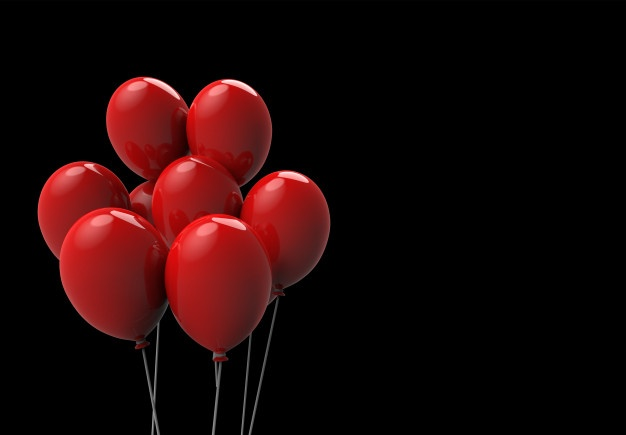
#> input picture Balloon.jpg, 626 x 435 px
$ python 'OpenCV Threshold and Blur.py'
#> lines starting #> are read from the running program, lines starting #| are printed output that depends on the picture; after the words box and inside, x2 and y2 are one past the last pixel; in counts of white or black regions, pixels touching at a corner belong together
# Librareis
import numpy as np
from cv2 import cv2
from matplotlib import pyplot as plt
# Font
font = cv2.FONT_HERSHEY_SIMPLEX


#______________________________________________________________
#----------------Setting Window----------------------------------

cv2.namedWindow('Setting') # Creat a window named Setting
Setting_Background = np.zeros((300,700,3), np.uint8) # create a black image
Setting_Background[:] = [255,255,255] # Change the color of image to white


#----------------Description Window----------------------------------
cv2.namedWindow('Description') # Creat a windows named Setting
Description_Background = np.zeros((400,1000,3), np.uint8) # create a black image
Description_Background[:] = [255,255,255] # Change the color of image to white


#----------------Receiving Images----------------------------------
#Our Images
img1 = cv2.imread('Balloon.jpg')# inside parantesies put the location of image
#> img1 is the input picture: shape (435, 626, 3); mean B, G, R 7.2, 7.3, 30
img2 = cv2.imread('bird1.jpg')# if they are in the same file as the code only write the name
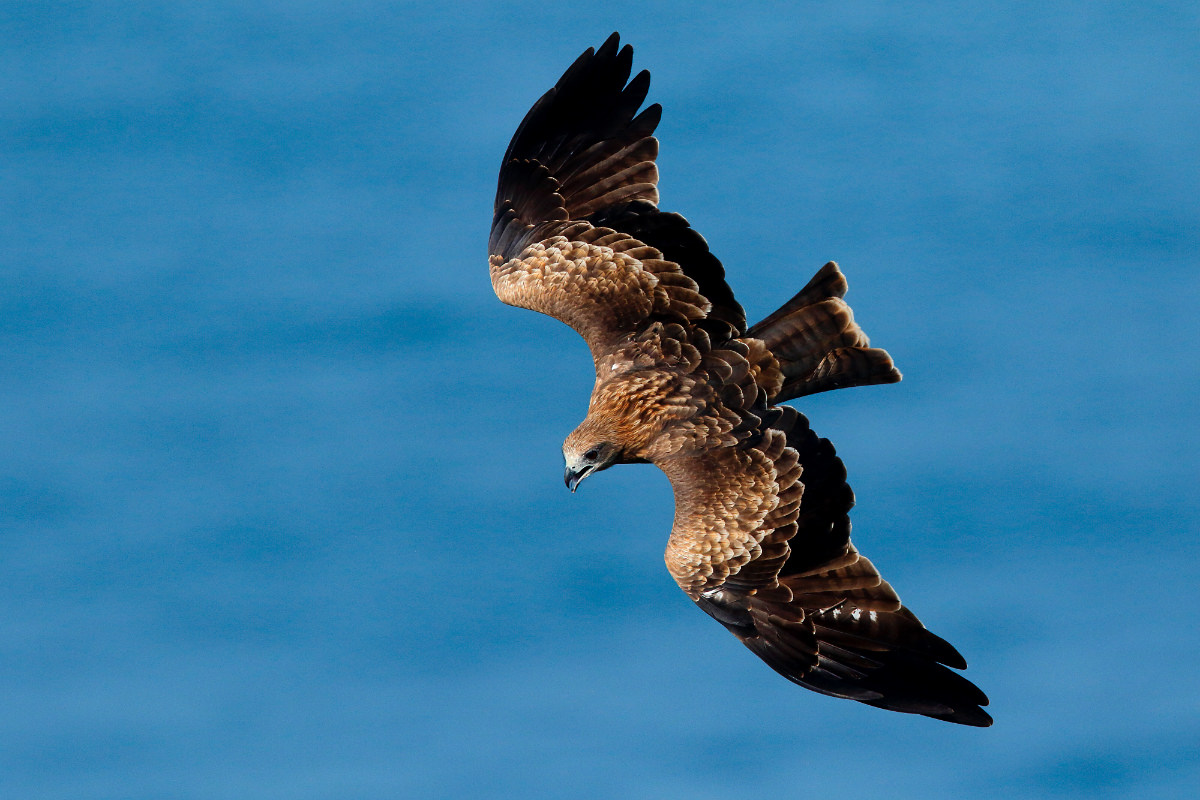
#> input picture bird1.jpg, 1200 x 800 px
#> img2 is the input picture: shape (800, 1200, 3); mean B, G, R 160.4, 120.2, 53


#______________________________________________________________
#---------------------Creating Bars----------------------------

#Please check the links below for Taskbar
#https://opencv-python-tutroals.readthedocs.io/en/latest/py_tutorials/py_gui/py_trackbar/py_trackbar.html
#https://docs.opencv.org/3.4/da/d6a/tutorial_trackbar.html

def nothing(x):
    #https://docs.opencv.org/3.4/d7/dfc/group__highgui.html#gaf78d2155d30b728fc413803745b67a9b
    pass

cv2.createTrackbar('Threshold','Setting',100,255,nothing) #Treshold Range
cv2.createTrackbar('1def Thr','Setting',255,255,nothing) #Extra number to fill definitions
cv2.createTrackbar('2def Thr','Setting',2,255,nothing) #Extra number to fill definitions
cv2.createTrackbar('blur i','Setting',1,100,nothing) #Matrix i Range or fill extra definitions
cv2.createTrackbar('blur j','Setting',1,100,nothing) #Matrix j Range or fill extra definitions
cv2.createTrackbar('/ || 3','Setting',1,500,nothing) #Matrix division or fill extra definitions
cv2.createTrackbar('def Blur','Setting',1,200,nothing) #fourth number to fill extra definitions
cv2.createTrackbar("Treshold Method", 'Setting',0,7,nothing) #Treshold Type
cv2.createTrackbar('Blur Method', 'Setting',0,4,nothing) #Blur Type
cv2.createTrackbar('Order', 'Setting',1,1,nothing) # First, do blur and then Threshold or vise versa

#_______________________________________________________________________
#--------------------------Blur-----------------------------------------

def blur(Blur_type, def1, def2, def3, def4, image):
    # please check website below for smoothing(bluring) images
    # https://opencv-python-tutroals.readthedocs.io/en/latest/py_tutorials/py_imgproc/py_filtering/py_filtering.html

    if Blur_type == 0:
        # 2D-Convolution Filter https://en.wikipedia.org/wiki/Kernel_(image_processing)

        # values can not be equal to zero
        if def1 == 0:
            def1 = 1
            cv2.createTrackbar('blur i','Setting',def1,100,nothing)
        if def2 == 0:
            def2 = 1
            cv2.createTrackbar('blur j','Setting',def2,100,nothing)
        if def3 == 0:
            def3 = 1
            cv2.createTrackbar('/ || 3','Setting',def3,500,nothing)

        # doing Kernel
        kernel = np.ones((def1,def2),np.float32)/def3
        # Apply kernel
        image_blur = cv2.filter2D(image,-1,kernel)

    elif Blur_type == 1:
        #Averaging

        # values can not be equal to zero
        if def1 == 0:
            def1 = 1
            cv2.createTrackbar('blur i','Setting',def1,100,nothing)
        if def2 == 0:
            def2 = 1
            cv2.createTrackbar('blur j','Setting',def2,100,nothing)

        # Blur Image
        image_blur = cv2.blur(image,(def1,def2))

    elif Blur_type == 2:
        #Gaussian Filtering

        # values can not be equal to zero
        if def1 == 0:
            def1 = 1
            cv2.createTrackbar('blur i','Setting',def1,100,nothing)
        if def2 == 0:
            def2 = 1
            cv2.createTrackbar('blur j','Setting',def2,100,nothing)

        # values should be odd not even
        if def1 % 2 == 0:
            def1 += 1
            cv2.createTrackbar('blur i','Setting',def1,100,nothing)
        if def2 % 2 == 0:
            def2 += 1
            cv2.createTrackbar('blur j','Setting',def2,100,nothing)

        # Bluring Image
        image_blur = cv2.GaussianBlur(image,(def1,def2),def4)


    elif Blur_type == 3:
        #Median Filtering

        # values can not be equal to zero
        if def4 == 0:
            def4 = 1
            cv2.createTrackbar('def Blur','Setting',def4,200,nothing)

        # values should be odd not even
        if def4 % 2 == 0:
            def2 += 1
            cv2.createTrackbar('def Blur','Setting',def4,200,nothing)

        image_blur = cv2.medianBlur(image,def4)

    else:
        #Bilateral Filtering
        image_blur =  cv2.bilateralFilter(image,def1,def2,def4)

    return image_blur # Output of Function


#______________________________________________________________________
#---------------------Threshold----------------------------------------
def threshold(threshold_type, thr_range, def1, def2, _image):
    #Please check links below for Thresholding
    #https://docs.opencv.org/master/d7/d4d/tutorial_py_thresholding.html
    #https://docs.opencv.org/master/db/d8e/tutorial_threshold.html

#> called with threshold_type = 0, thr_range = 100, def1 = 255, def2 = 2
    _image = cv2.cvtColor(_image,cv2.COLOR_BGR2GRAY) # Change image color to gray
    if threshold_type == 0:
        #Global thresholding
        ret, image_thre = cv2.threshold(_image,thr_range,def1,cv2.THRESH_BINARY)
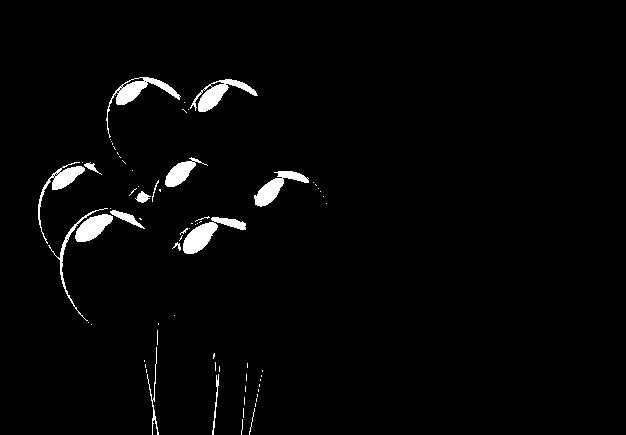
#> image_thre: shape (435, 626); 2.3% white; 72 white regions (56 under 20 px), largest, box (x1, y1, x2, y2) and area: (183, 217, 246, 254) 901, (106, 77, 181, 138) 789, (190, 79, 258, 112) 779
#> ret = 100
#> in blur, `kernel = np.ones((def1,def2),np.float32)/def3`: kernel = [1]

    elif threshold_type == 1:
        #Global thresholding Inverse
        ret, image_thre = cv2.threshold(_image,thr_range,def1,cv2.THRESH_BINARY_INV)

    elif threshold_type == 2:
        #Global thresholding TRUNC
        ret, image_thre = cv2.threshold(_image,thr_range,def1,cv2.THRESH_TRUNC)

    elif threshold_type == 3:
        #Global thresholding TOZERO
        ret, image_thre = cv2.threshold(_image,thr_range,def1,cv2.THRESH_TOZERO)

    elif threshold_type == 4:
        #Global thresholding TOZERO Inverse
        ret, image_thre = cv2.threshold(_image,thr_range,def1,cv2.THRESH_TOZERO_INV)

    elif threshold_type == 5:
        #Adaptive Mean Thresholding
        #Addapive mean block size should be odd
        if def1 % 2 == 0 or def1 == 0:
            def1 += 1
            cv2.createTrackbar('1def Thr','Setting',def1,255,nothing)
        image_thre = cv2.adaptiveThreshold(_image,thr_range,cv2.ADAPTIVE_THRESH_MEAN_C,cv2.THRESH_BINARY,def1,def2)

    elif threshold_type == 6:
        #Adaptive Gaussian Thresholding
        #Addapive Gaussian block size should be odd
        if def1 % 2 == 0 or def1 == 0:
            def1 = 1
            cv2.createTrackbar('1def Thr','Setting',def1,255,nothing)
        image_thre = cv2.adaptiveThreshold(_image,thr_range,cv2.ADAPTIVE_THRESH_GAUSSIAN_C,cv2.THRESH_BINARY,def1,def2)

    else:
        #Otsu Thresholding
        ret, image_thre = cv2.threshold(_image,thr_range,def1,cv2.THRESH_BINARY+cv2.THRESH_OTSU)

    return image_thre # Output of Function


#_______________________________________________________________________
#--------------Placing the first image on the Second One----------------


def Combination(Mask):
    #Please check the link below for Arithmetic Operations on Images
    #https://docs.opencv.org/3.4/d0/d86/tutorial_py_image_arithmetics.html#:~:text=You%20can%20add%20two%20images,just%20be%20a%20scalar%20value.


    # ROI and Image Rows, Columns, and Channels-------------------------------------


    Mask_inv = cv2.bitwise_not(Mask) # Invers the threshold
    rows, columns, channels = img1.shape #Storing the dimensions and channel of image
    """ we want to place an image on the top left so we create an ROI (for more information
    please check https://en.wikipedia.org/wiki/Region_of_interest) that
    starts from (0,0) and it is continued up to the dimensions of the first image"""
    roi = img2[0:rows, 0:columns] #place on the left-top corner
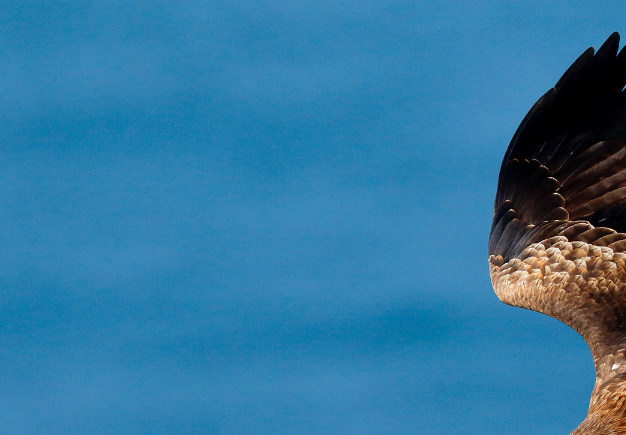
#> roi: shape (435, 626, 3); mean B, G, R 161.1, 120.3, 49.5

    # Black out the area of that our second picture would be placed on the second image-----------
    """We blackout the area because the value of black is 0 and has no effect on the colors when
    we do the bitwise operation. If we do not do it and place the first image on the second one directly,
    the second one will change colors of the first one
    For more informations please check https://en.wikipedia.org/wiki/Bitwise_operation and
    https://docs.opencv.org/master/d0/d86/tutorial_py_image_arithmetics.html"""
    img2_BlackROI = cv2.bitwise_and(roi,roi,mask = Mask_inv)
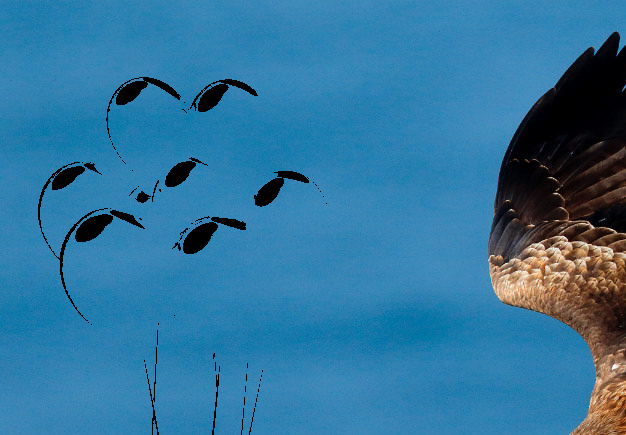
#> img2_BlackROI: shape (435, 626, 3); mean B, G, R 157, 117.3, 48.4

    # Take out the object (what is in the white area in the threshold)----------------------------
    img1_TakeOut = cv2.bitwise_and(img1,img1,mask = Mask)
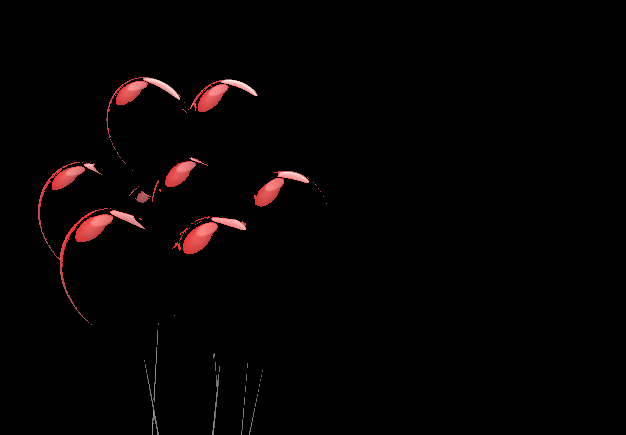
#> img1_TakeOut: shape (435, 626, 3); mean B, G, R 2.3, 2.3, 5

    # Add the first image to the second one
    dst = cv2.add(img2_BlackROI,img1_TakeOut)
    img2[0:rows, 0:columns] = dst
#> (the rest of the program and of its run is left out)
